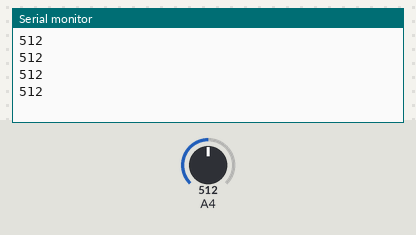
Recording of a sketch running on a simulated Arduino Mega 2560, built with avr-gcc and run on an emulated ATmega2560. On the bench: the last lines printed to the serial monitor. The inputs (shaded band) are chosen by the test bench; at power-on: A4 = 512.

Above: at 1.2 s.
1.3 s: A4 set to 716
At 1.71 s:
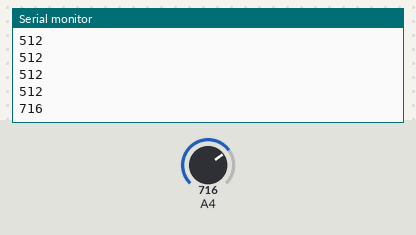
2.8 s: A4 set to 900
At 2.91 s:
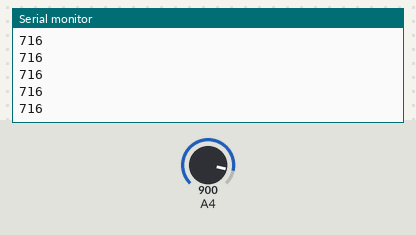
Timing chart, 0 to 5.8 s (numbered marks = the images above; inputs shaded):
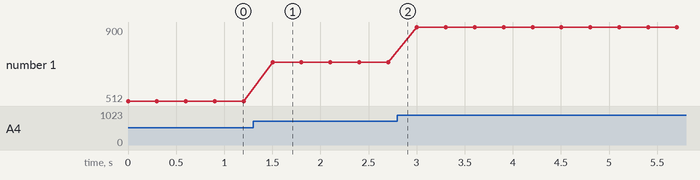

Measured:
- after the input at 1.3 s, the serial monitor: prints a new line after 0.20 s (image 1)
- plotted number 1: 512 → 716 after the input at 1.3 s, 716 → 900 after the input at 2.8 s

The sketch:

sketch_oct21b.ino
```cpp
#define relay 0
void setup() {
  Serial.begin(115200);
  pinMode(relay,OUTPUT);
  digitalWrite(relay,HIGH);
  Serial.begin(115200);
  // put your setup code here, to run once:

}

void loop() {
    int i=analogRead(36);
    if(i<2000){
      digitalWrite(relay,LOW);
    }
    else{
  digitalWrite(relay,HIGH);
    }
  Serial.println(i);
  delay(300);
}
```
